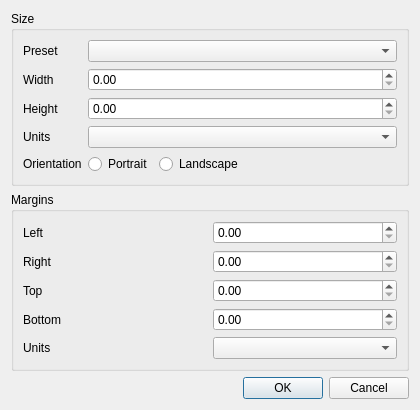
<?xml version="1.0" encoding="UTF-8"?>
<ui version="4.0">
 <class>swPageSetupDialog</class>
 <widget class="QDialog" name="swPageSetupDialog">
  <property name="geometry">
   <rect>
    <x>0</x>
    <y>0</y>
    <width>420</width>
    <height>300</height>
   </rect>
  </property>
  <property name="windowTitle">
   <string>Page Setup</string>
  </property>
  <property name="whatsThis">
   <string>&lt;p&gt;&lt;b&gt;Page Setup&lt;/b&gt;&lt;/p&gt;&lt;p&gt;Set the size, orientation and margins of the instruction pages. The pages are laid out again when you click OK.&lt;/p&gt;</string>
  </property>
  <layout class="QVBoxLayout" name="verticalLayout">
   <item>
    <widget class="QGroupBox" name="SizeGroup">
     <property name="whatsThis">
      <string>&lt;p&gt;&lt;b&gt;Page Size&lt;/b&gt;&lt;/p&gt;&lt;p&gt;Choose a standard paper or screen size from Preset, or Custom to type a width and height. Units sets how the size is shown, and Portrait or Landscape turns the page on its side.&lt;/p&gt;</string>
     </property>
     <property name="title">
      <string>Size</string>
     </property>
     <layout class="QGridLayout" name="SizeLayout">
      <item row="0" column="0">
       <widget class="QLabel" name="PresetLabel">
        <property name="text">
         <string>Preset</string>
        </property>
        <property name="buddy">
         <cstring>PresetComboBox</cstring>
        </property>
       </widget>
      </item>
      <item row="0" column="1">
       <widget class="QComboBox" name="PresetComboBox">
        <property name="toolTip">
         <string>Choose a standard paper or screen size, or Custom to enter your own.</string>
        </property>
       </widget>
      </item>
      <item row="1" column="0">
       <widget class="QLabel" name="WidthLabel">
        <property name="text">
         <string>Width</string>
        </property>
        <property name="buddy">
         <cstring>WidthSpinBox</cstring>
        </property>
       </widget>
      </item>
      <item row="1" column="1">
       <widget class="swRangeDoubleSpinBox" name="WidthSpinBox"/>
      </item>
      <item row="2" column="0">
       <widget class="QLabel" name="HeightLabel">
        <property name="text">
         <string>Height</string>
        </property>
        <property name="buddy">
         <cstring>HeightSpinBox</cstring>
        </property>
       </widget>
      </item>
      <item row="2" column="1">
       <widget class="swRangeDoubleSpinBox" name="HeightSpinBox"/>
      </item>
      <item row="3" column="0">
       <widget class="QLabel" name="UnitsLabel">
        <property name="text">
         <string>Units</string>
        </property>
        <property name="buddy">
         <cstring>UnitsComboBox</cstring>
        </property>
       </widget>
      </item>
      <item row="3" column="1">
       <widget class="QComboBox" name="UnitsComboBox">
        <property name="toolTip">
         <string>Units used for the page size. A pixel is 1/72 inch, one pixel of the page image. Choosing a preset selects the units that match it.</string>
        </property>
       </widget>
      </item>
      <item row="4" column="0">
       <widget class="QLabel" name="OrientationLabel">
        <property name="text">
         <string>Orientation</string>
        </property>
       </widget>
      </item>
      <item row="4" column="1">
       <layout class="QHBoxLayout" name="OrientationLayout">
        <item>
         <widget class="QRadioButton" name="PortraitButton">
          <property name="toolTip">
           <string>Make the page taller than it is wide.</string>
          </property>
          <property name="whatsThis">
           <string>&lt;p&gt;&lt;b&gt;Portrait&lt;/b&gt;&lt;/p&gt;&lt;p&gt;Lay out each instruction page upright, taller than it is wide.&lt;/p&gt;</string>
          </property>
          <property name="text">
           <string>Portrait</string>
          </property>
         </widget>
        </item>
        <item>
         <widget class="QRadioButton" name="LandscapeButton">
          <property name="toolTip">
           <string>Make the page wider than it is tall.</string>
          </property>
          <property name="whatsThis">
           <string>&lt;p&gt;&lt;b&gt;Landscape&lt;/b&gt;&lt;/p&gt;&lt;p&gt;Lay out each instruction page on its side, wider than it is tall.&lt;/p&gt;</string>
          </property>
          <property name="text">
           <string>Landscape</string>
          </property>
         </widget>
        </item>
        <item>
         <spacer name="OrientationSpacer">
          <property name="orientation">
           <enum>Qt::Horizontal</enum>
          </property>
          <property name="sizeHint" stdset="0">
           <size>
            <width>0</width>
            <height>0</height>
           </size>
          </property>
         </spacer>
        </item>
       </layout>
      </item>
     </layout>
    </widget>
   </item>
   <item>
    <widget class="QGroupBox" name="MarginsGroup">
     <property name="whatsThis">
      <string>&lt;p&gt;&lt;b&gt;Page Margins&lt;/b&gt;&lt;/p&gt;&lt;p&gt;Set the empty border kept on each side of the page. Step content, numbers and parts lists stay inside the margins. The margins must leave room for the page contents.&lt;/p&gt;</string>
     </property>
     <property name="title">
      <string>Margins</string>
     </property>
     <layout class="QGridLayout" name="MarginsLayout">
      <item row="0" column="0">
       <widget class="QLabel" name="LeftLabel">
        <property name="text">
         <string>Left</string>
        </property>
        <property name="buddy">
         <cstring>LeftSpinBox</cstring>
        </property>
       </widget>
      </item>
      <item row="0" column="1">
       <widget class="swRangeDoubleSpinBox" name="LeftSpinBox"/>
      </item>
      <item row="1" column="0">
       <widget class="QLabel" name="RightLabel">
        <property name="text">
         <string>Right</string>
        </property>
        <property name="buddy">
         <cstring>RightSpinBox</cstring>
        </property>
       </widget>
      </item>
      <item row="1" column="1">
       <widget class="swRangeDoubleSpinBox" name="RightSpinBox"/>
      </item>
      <item row="2" column="0">
       <widget class="QLabel" name="TopLabel">
        <property name="text">
         <string>Top</string>
        </property>
        <property name="buddy">
         <cstring>TopSpinBox</cstring>
        </property>
       </widget>
      </item>
      <item row="2" column="1">
       <widget class="swRangeDoubleSpinBox" name="TopSpinBox"/>
      </item>
      <item row="3" column="0">
       <widget class="QLabel" name="BottomLabel">
        <property name="text">
         <string>Bottom</string>
        </property>
        <property name="buddy">
         <cstring>BottomSpinBox</cstring>
        </property>
       </widget>
      </item>
      <item row="3" column="1">
       <widget class="swRangeDoubleSpinBox" name="BottomSpinBox"/>
      </item>
      <item row="4" column="0">
       <widget class="QLabel" name="MarginUnitsLabel">
        <property name="text">
         <string>Units</string>
        </property>
        <property name="buddy">
         <cstring>MarginUnitsComboBox</cstring>
        </property>
       </widget>
      </item>
      <item row="4" column="1">
       <widget class="QComboBox" name="MarginUnitsComboBox">
        <property name="toolTip">
         <string>Units used for the margins, metric or imperial. Choosing a preset selects the units that match it.</string>
        </property>
       </widget>
      </item>
     </layout>
    </widget>
   </item>
   <item>
    <widget class="QDialogButtonBox" name="buttonBox">
     <property name="orientation">
      <enum>Qt::Horizontal</enum>
     </property>
     <property name="standardButtons">
      <set>QDialogButtonBox::Cancel|QDialogButtonBox::Ok</set>
     </property>
    </widget>
   </item>
  </layout>
 </widget>
 <customwidgets>
  <customwidget>
   <class>swRangeDoubleSpinBox</class>
   <extends>QDoubleSpinBox</extends>
   <header>sw_widget_spin_box.h</header>
  </customwidget>
 </customwidgets>
 <tabstops>
  <tabstop>PresetComboBox</tabstop>
  <tabstop>WidthSpinBox</tabstop>
  <tabstop>HeightSpinBox</tabstop>
  <tabstop>UnitsComboBox</tabstop>
  <tabstop>PortraitButton</tabstop>
  <tabstop>LandscapeButton</tabstop>
  <tabstop>LeftSpinBox</tabstop>
  <tabstop>RightSpinBox</tabstop>
  <tabstop>TopSpinBox</tabstop>
  <tabstop>BottomSpinBox</tabstop>
  <tabstop>MarginUnitsComboBox</tabstop>
 </tabstops>
 <resources/>
 <connections>
  <connection>
   <sender>buttonBox</sender>
   <signal>accepted()</signal>
   <receiver>swPageSetupDialog</receiver>
   <slot>accept()</slot>
   <hints>
    <hint type="sourcelabel">
     <x>227</x>
     <y>282</y>
    </hint>
    <hint type="destinationlabel">
     <x>157</x>
     <y>274</y>
    </hint>
   </hints>
  </connection>
  <connection>
   <sender>buttonBox</sender>
   <signal>rejected()</signal>
   <receiver>swPageSetupDialog</receiver>
   <slot>reject()</slot>
   <hints>
    <hint type="sourcelabel">
     <x>295</x>
     <y>288</y>
    </hint>
    <hint type="destinationlabel">
     <x>286</x>
     <y>274</y>
    </hint>
   </hints>
  </connection>
 </connections>
</ui>
